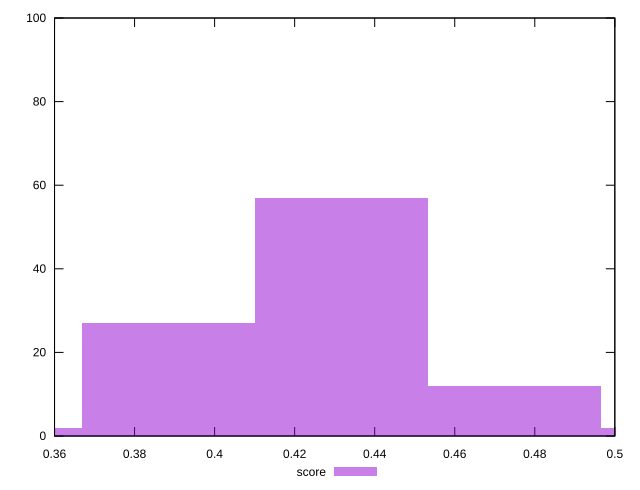

Write the gnuplot code that produced this figure.
reset

$score <<EOF
0.47490552499001903 12
0.43173229544547187 57
0.38855906590092465 27
0.5180787545345662 2
0.3453858363563775 2
EOF

set key outside below
set boxwidth 0.043173229544547186
set xrange [0.36:0.5]
set yrange [0:100]
set trange [0:100]
set style fill transparent solid 0.5 noborder
set terminal svg size 640, 490 enhanced background rgb 'white'
set output "reprap/uses-webp-images/samples/pages+cached+noexternal/score/histogram.svg"

plot $score title "score" with boxes

reset
